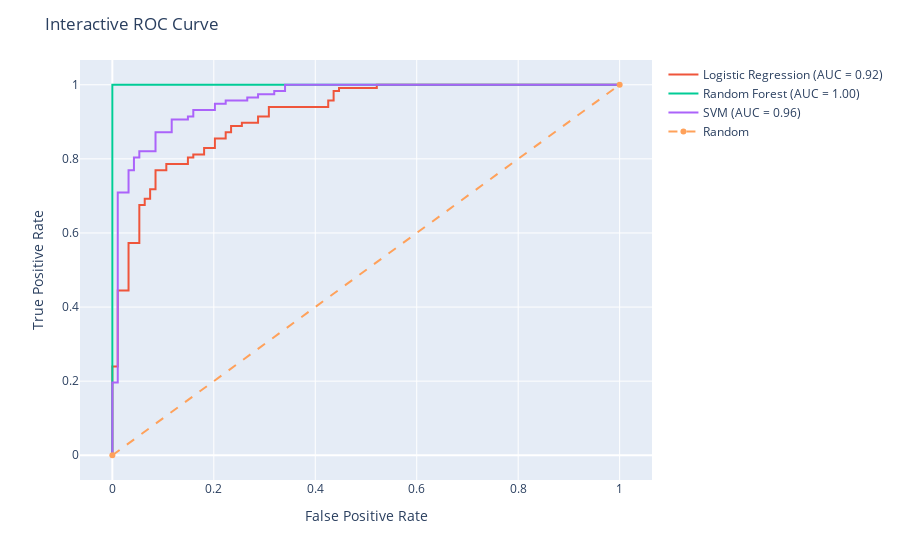

Source (notebook cell):
### Code cell
# Interactive ROC (Plotly)
fig = px.line()
for name, model in models.items():
    y_prob = model.predict_proba(X_test)[:, 1] if hasattr(model, 'predict_proba') else model.decision_function(X_test)
    fpr, tpr, _ = roc_curve(y_test, y_prob)
    fig.add_scatter(x=fpr, y=tpr, name=f'{name} (AUC = {roc_auc_score(y_test, y_prob):.2f})')
fig.add_scatter(x=[0, 1], y=[0, 1], name='Random', line=dict(dash='dash'))
fig.update_layout(title='Interactive ROC Curve', xaxis_title='False Positive Rate', yaxis_title='True Positive Rate')
fig.write_html('interactive_roc.html')
fig.show()
